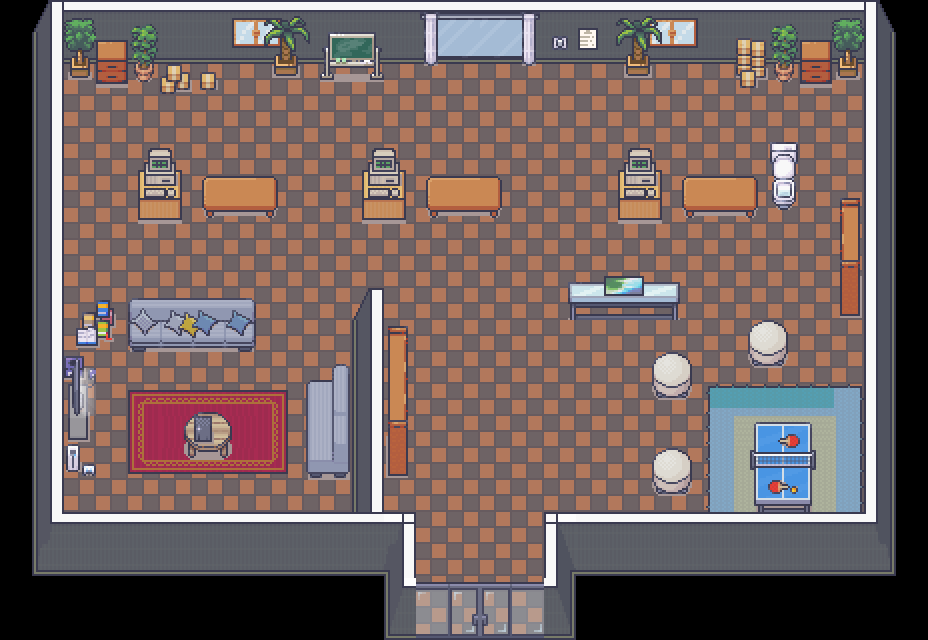

This is a level from a 2D game, rendered from its Tiled map with the project's own tilesets. A one-line summary and the map file follow, with tile-layer data summarised:
An orthogonal 29x20 tile map with 32x32 px tiles, 10 tile layers (Piso, Tapetes, Moveis-1, Mesa_down, ...), 1 hidden layer not drawn, 8 tilesets and 35 objects (player_spawn, npc_0, npc_1, npc_2).

<map version="1.10" tiledversion="1.10.2" orientation="orthogonal" renderorder="right-down" width="29" height="20" tilewidth="32" tileheight="32" infinite="0" nextlayerid="15" nextobjectid="36">
 <tileset firstgid="1" source="tileset_paredes.tsx" />
 <tileset firstgid="8285" source="tileset_generic.tsx" />
 <tileset firstgid="9533" source="tileset_estoque.tsx" />
 <tileset firstgid="10333" source="tileset_biblioteca.tsx" />
 <tileset firstgid="10877" source="../Portifolio - GamificaAi/src/maps/tileset_paredes.tsx" />
 <tileset firstgid="19161" source="../Portifolio - GamificaAi/src/maps/tileset_estoque.tsx" />
 <tileset firstgid="19961" source="../Portifolio - GamificaAi/src/maps/tileset_generic.tsx" />
 <tileset firstgid="21209" source="../Portifolio - GamificaAi/src/maps/tileset_biblioteca.tsx" />
 <layer id="1" name="Piso" width="29" height="20">
  <data>[580 cells, 416 non-empty, 2 distinct tile ids]</data>
 </layer>
 <layer id="11" name="Tapetes" width="29" height="20">
  <data>[580 cells, 40 non-empty, 20 distinct tile ids]</data>
 </layer>
 <layer id="14" name="Moveis-1" width="29" height="20">
  <data>[580 cells, 18 non-empty, 18 distinct tile ids]</data>
 </layer>
 <layer id="3" name="Mesa_down" width="29" height="20">
  <data>[580 cells, 62 non-empty, 38 distinct tile ids]</data>
 </layer>
 <objectgroup id="5" name="Personagens" visible="0">
  <object id="1" name="player_spawn" x="480" y="512">
   <point />
  </object>
  <object id="2" name="npc_0" x="720" y="174">
   <point />
  </object>
  <object id="3" name="npc_1" x="464" y="174">
   <point />
  </object>
  <object id="4" name="npc_2" x="240" y="174">
   <point />
  </object>
 </objectgroup>
 <layer id="2" name="Paredes" width="29" height="20">
  <data>[580 cells, 141 non-empty, 28 distinct tile ids]</data>
 </layer>
 <layer id="13" name="Janelas" width="29" height="20">
  <data>[580 cells, 18 non-empty, 12 distinct tile ids]</data>
 </layer>
 <layer id="4" name="Mesa_up" width="29" height="20">
  <data>[580 cells, 67 non-empty, 38 distinct tile ids]</data>
 </layer>
 <layer id="8" name="Moveis1" width="29" height="20">
  <data>[580 cells, 35 non-empty, 32 distinct tile ids]</data>
 </layer>
 <layer id="9" name="Moveis2" width="29" height="20">
  <data>[580 cells, 0 non-empty, 0 distinct tile ids]</data>
 </layer>
 <layer id="10" name="Moveis3" width="29" height="20">
  <data>[580 cells, 0 non-empty, 0 distinct tile ids]</data>
 </layer>
 <objectgroup id="6" name="ObjetosColisores">
  <object id="5" x="772.25" y="180.25" width="23.375" height="29.375" />
  <object id="6" x="682" y="176.25" width="75.75" height="35.625" />
  <object id="7" x="618.25" y="170.25" width="43.5" height="49.625" />
  <object id="8" x="847" y="254" />
  <object id="9" x="764" y="343" />
  <object id="10" x="681" y="372" width="2" height="1" />
  <object id="11" x="680" y="473" />
  <object id="12" x="789.333" y="456" />
  <object id="13" x="600" y="290.667" />
  <object id="14" x="426" y="176.667" width="75.3333" height="33.3111" />
  <object id="15" x="362.182" y="170.182" width="43.4545" height="49.6364" />
  <object id="16" x="202.108" y="176.242" width="75.892" height="33.6364" />
  <object id="17" x="338.667" y="421.333" />
  <object id="18" x="405.333" y="389.333" />
  <object id="19" x="197.333" y="434.667" />
  <object id="20" x="181.333" y="321.333" />
  <object id="21" x="77.3333" y="454.667" />
  <object id="22" x="80" y="362.667" />
  <object id="23" x="138.091" y="170.121" width="43.7273" height="49.7273" />
  <object id="24" x="96.1212" y="58.1515" width="31.7273" height="25.8182" />
  <object id="25" x="70.0909" y="58.0606" width="19.7273" height="19.7273" />
  <object id="26" x="160.292" y="63.9583" width="29.5" height="30" />
  <object id="27" x="199.957" y="72.087" width="16" height="17.8696" />
  <object id="28" x="134.121" y="58.2121" width="19.9091" height="23.7798" />
  <object id="29" x="274.485" y="54.1212" width="23.4545" height="22.1818" />
  <object id="30" x="348" y="74.6667" />
  <object id="31" x="638.667" y="66.6667" />
  <object id="32" x="749.333" y="65.3333" />
  <object id="33" x="781.333" y="74.6667" />
  <object id="34" x="825.333" y="80" />
  <object id="35" x="846.667" y="70.6667" />
 </objectgroup>
 <layer id="7" name="blocos colisores" width="29" height="20" visible="0" opacity="0.2" offsetx="138" offsety="80">
  <properties>
   <property name="solid" type="bool" value="true" />
  </properties>
  <data>[580 cells, 91 non-empty, 1 distinct tile ids]</data>
 </layer>
</map>
